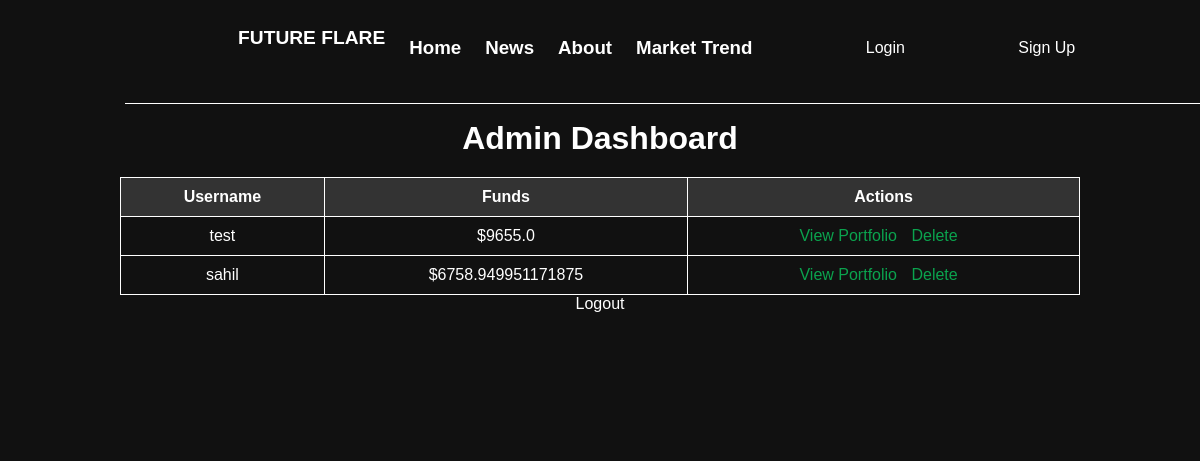
Before: /admin (signed in) with the older database file.
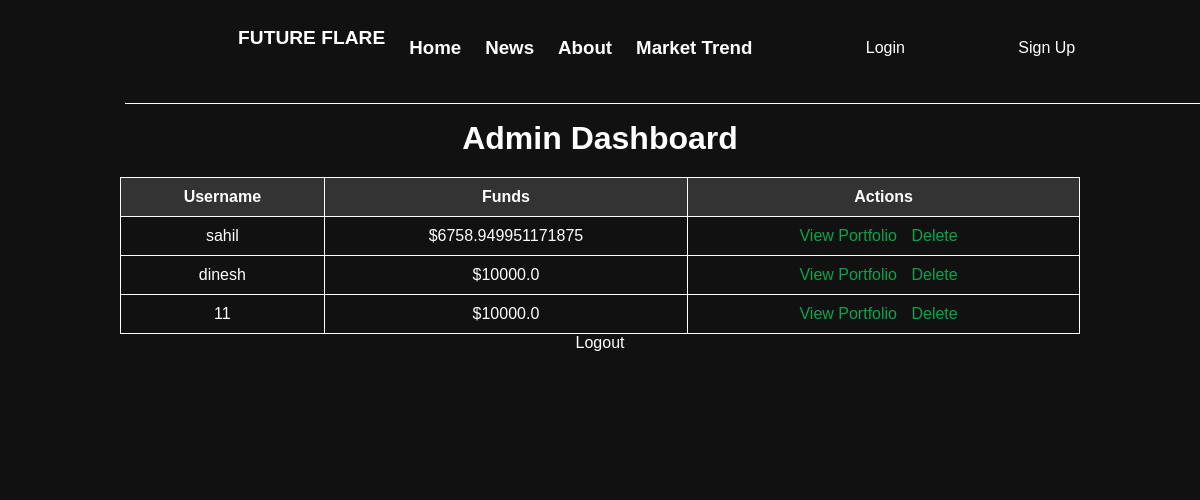
After: the same page with the newer database file.
### app.py (models this page shows)
class User(db.Model, UserMixin):
    id = db.Column(db.Integer, primary_key=True)
    username = db.Column(db.String(150), unique=True, nullable=False)
    password = db.Column(db.String(150), nullable=False)
    funds = db.Column(db.Float, nullable=False, default=10000)

### app.py (the view)
@app.route("/admin")
def admin():
    if not session.get("admin_logged_in"):
        return redirect(url_for("admin_login"))
    users = User.query.all()
    return render_template("admin.html", users=users)

### templates/admin.html (shortened to what this page needs)
<!DOCTYPE html>
<html lang="en">
<head>
</head>
<body>
    <nav>
        <div class="nav-part2">
            <div class="logo" id="logo">
                <h1>Future flare</h1>
            </div>
            <div class="nav-elem">
                <h3><a href="/">Home</a></h3>
            </div>
            <div class="nav-elem">
                <h3><a href="/news" id="newss">News</a></h3>
            </div>
            <div class="nav-elem">
                <h3><a href="/about">About</a></h3>
            </div>
            <div class="nav-elem">
                <h3> <a href="/market/trends">Market Trend</a></h3>
            </div>
        </div>
        {% if current_user.is_authenticated %}
                    <span>Welcome, {{ current_user.username }}!</span>
                    <a href="/logout" id="login-page">Logout</a>
        {% else %}
                    <a href="/login" id="login-page">Login</a>
                    <a href="/signup" id="login-page">Sign Up</a>
        {% endif %}
        <div id="nav-bottom">
        </div>
    </nav>
    <div class="container">
        <h1>Admin Dashboard</h1>
        <table border="1">
            <tr>
                <th>Username</th>
                <th>Funds</th>
                <th>Actions</th>
            </tr>
            {% for user in users %}
            <tr>
                <td>{{ user.username }}</td>
                <td>${{ user.funds }}</td>
                <td class="actions">
                    <a href="{{ url_for('admin_view_portfolio', user_id=user.id) }}">View Portfolio</a>
                    <a href="{{ url_for('delete_user', user_id=user.id) }}"
                        onclick="return confirm('Are you sure you want to delete this user?');"
                        class="delete-link">Delete</a>
                </td>
            </tr>
            {% endfor %}
        </table>
        <a href="{{ url_for('admin_logout') }}">Logout</a>
    </div>
</body>
</html>

### templates/admin.html (style rules this page uses)
* { margin: 0; padding: 0; box-sizing: border-box; font-family: gilroy, sans-serif; color: #fff; }
html, body { height: 100%; width: 100%; background-color: #111; }
nav { position: fixed; display: flex; align-items: center; height: 12vh; width: 100%; padding: 2vw 10.4vw; justify-content: space-between; background-color: #111; z-index: 10; }
.logo { text-transform: uppercase; }
nav h1 { font-size: 1.6vw; }
.nav-part2 { display: flex; gap: 2vw; align-items: center; padding: 1vh 0; position: relative; z-index: 10; }
#nav-bottom { width: 100%; height: 1vh; position: absolute; top: 100%; background-color: #111; z-index: 9; border-bottom: 1px solid #fff; }
a, #login-page { text-decoration: none; }
.container { padding: 15vh 10vw; background-color: #111; text-align: center; }
h1, h2 { color: #fff; margin-bottom: 20px; }
table { width: 100%; margin: 0 auto; border-collapse: collapse; }
th, td { padding: 10px; border: 1px solid #fff; }
th { background-color: #333; }
td { text-align: center; }
.actions a { margin-right: 10px; color: #0BA34E; }
.delete-link { color: #FF0000; }

Changed rows visible on the page:
removed User: username "test", funds "9655.0"
added User: username "dinesh", funds "10000.0"
added User: username "11", funds "10000.0"
